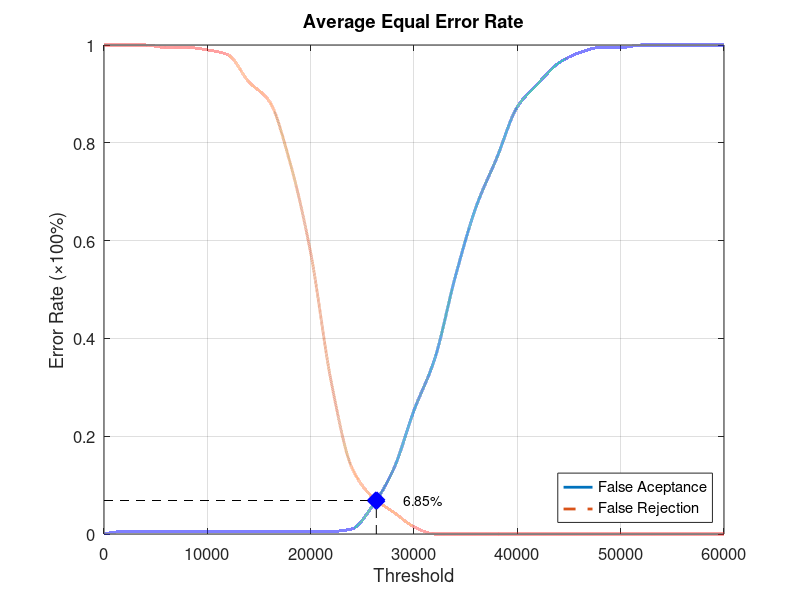
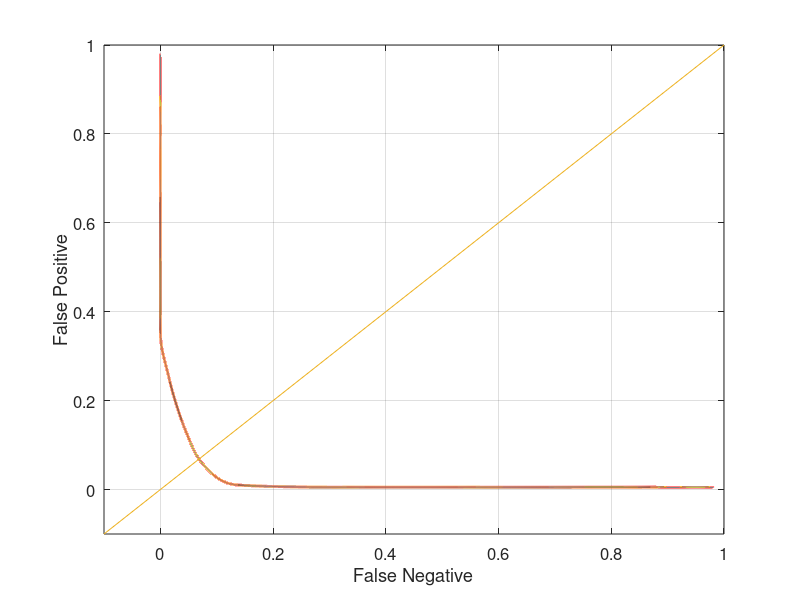

MATLAB code to generate these figures, in order:
function yEER = Database5_1
close all;
clear;
clc;
x = 0:2000:60000;
xq = 0:0.5:60000;

y0 = [0 0.00526316 0.00526316 0.00526316 0.00526316 0.00526316 0.00526316 0.00526316 0.00526316 0.00526316 0.00526316 0.00526316 0.0105263 0.0578947 0.131579 0.252632 0.357895 0.526316 0.668421 0.768421 0.873684 0.921053 0.963158 0.984211 0.994737 0.994737 1 1 1 1 1];
yy0 = interp1(x, y0, xq, 'pchip');
y1 = [1 1 1 0.995 0.995 0.99 0.98 0.925 0.885 0.76 0.575 0.31 0.135 0.075 0.045 0.015 0 0 0 0 0 0 0 0 0 0 0 0 0 0 0];
yy1 = interp1(x, y1, xq, 'pchip');

% Calculating EER: 
y2 = abs(y0 - y1);
find(y2 == min(y2))
yy2 = abs(yy0 - yy1);
xEER = find(yy2 == min(yy2));
xEERIndex = xq(xEER) % X-axis EER
yEER = yy0(xEER) % Y-axis EER

main = figure
plot(xq, yy0,'-','LineWidth', 2);	hold on
plot(xq, yy1,'--','LineWidth', 2);	hold on
plot([xEERIndex xEERIndex], [0 yEER], 'k--');	hold on
plot([0 xEERIndex], [yEER yEER], 'k--');	hold on
plot(xEERIndex, yEER, 'bx', 'LineWidth', 10);	hold on
text(xEERIndex + 10 * xEERIndex / 100, yEER, [num2str(round((10000 * yEER)) / 100) '%'])
legend('False Aceptance', 'False Rejection', 'Location', 'SouthEast')
xlabel('Threshold')
ylabel('Error Rate (\times100%)')
title('Average Equal Error Rate')
set(gca, 'FontSize', 12)
axis([0 60000 0 1])
grid on

print(main, 'Database5_1Main', '-dpng');
FNRxFPR = figure('Color', [1 1 1]);
plot(yy1, yy0, '-', yy1, yy0, 'LineWidth', 2);
hold on
y = -0.1:0.1:1
plot(y, y); 
set(gca, 'FontSize', 12)
xlabel('False Negative')
ylabel('False Positive')
axis([-0.1 1 -0.1 1])
set(gca, 'FontSize', 12)
grid on

print(FNRxFPR, 'Database5_1FNRxFPR','-dpng');
end
